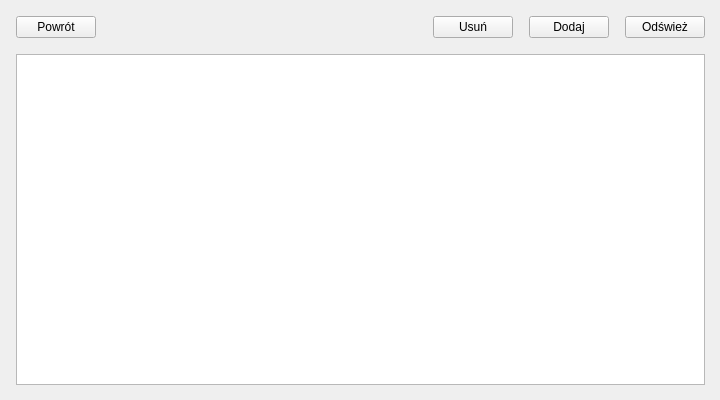
<?xml version="1.0" encoding="UTF-8"?>
<ui version="4.0">
 <class>BooksIndexScreen</class>
 <widget class="QWidget" name="BooksIndexScreen">
  <property name="geometry">
   <rect>
    <x>0</x>
    <y>0</y>
    <width>720</width>
    <height>400</height>
   </rect>
  </property>
  <property name="windowTitle">
   <string>Form</string>
  </property>
  <widget class="QWidget" name="verticalLayoutWidget">
   <property name="geometry">
    <rect>
     <x>0</x>
     <y>0</y>
     <width>721</width>
     <height>401</height>
    </rect>
   </property>
   <layout class="QVBoxLayout" name="verticalLayout">
    <property name="spacing">
     <number>16</number>
    </property>
    <property name="leftMargin">
     <number>16</number>
    </property>
    <property name="topMargin">
     <number>16</number>
    </property>
    <property name="rightMargin">
     <number>16</number>
    </property>
    <property name="bottomMargin">
     <number>16</number>
    </property>
    <item>
     <layout class="QHBoxLayout" name="horizontalLayout">
      <item>
       <widget class="QPushButton" name="backButton">
        <property name="toolTip">
         <string/>
        </property>
        <property name="text">
         <string>Powrót</string>
        </property>
       </widget>
      </item>
      <item>
       <spacer name="horizontalSpacer_3">
        <property name="orientation">
         <enum>Qt::Orientation::Horizontal</enum>
        </property>
        <property name="sizeHint" stdset="0">
         <size>
          <width>16</width>
          <height>16</height>
         </size>
        </property>
       </spacer>
      </item>
      <item>
       <widget class="QPushButton" name="deleteRowsButton">
        <property name="text">
         <string>Usuń</string>
        </property>
       </widget>
      </item>
      <item>
       <widget class="QPushButton" name="addRowButton">
        <property name="text">
         <string>Dodaj</string>
        </property>
       </widget>
      </item>
      <item>
       <widget class="QPushButton" name="refreshButton">
        <property name="text">
         <string>Odśwież</string>
        </property>
       </widget>
      </item>
     </layout>
    </item>
    <item>
     <widget class="QTableView" name="tableView"/>
    </item>
   </layout>
  </widget>
 </widget>
 <resources/>
 <connections/>
</ui>
